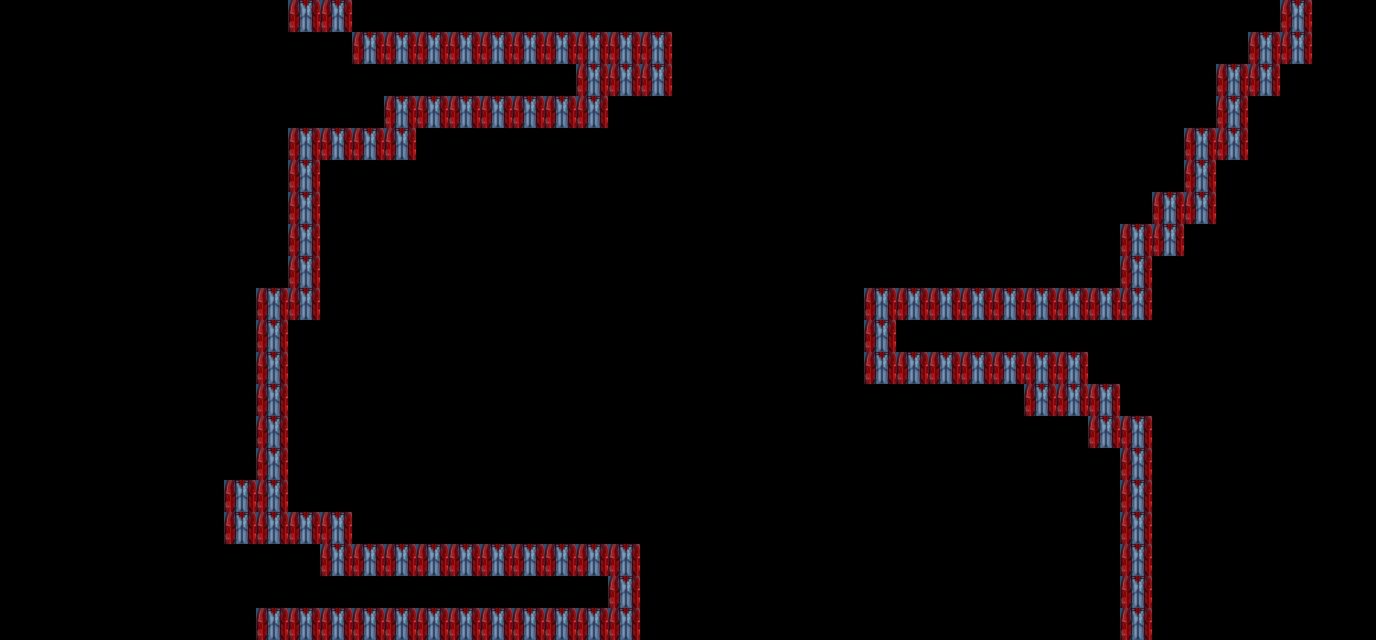

Rendered tile map (Tiled .tmx) drawn with the repository's tilesets; below, a short description and the full map source, tile grids included:
An orthogonal 43x20 tile map with 32x32 px tiles, 2 tile layers (Copy of Tile Layer 1, Copy of Copy of Tile Layer 1), 2 tilesets.

<map version="1.10" tiledversion="1.10.2" orientation="orthogonal" renderorder="right-down" width="43" height="20" tilewidth="32" tileheight="32" infinite="0" nextlayerid="4" nextobjectid="1">
 <tileset firstgid="1" source="test.tsx" />
 <tileset firstgid="23376" name="spaceship - Copy" tilewidth="32" tileheight="32" tilecount="35" columns="5">
  <image source="spaceship - Copy.png" width="164" height="241" />
 </tileset>
 <layer id="2" name="Copy of Tile Layer 1" width="43" height="20">
  <data encoding="csv">
0,0,0,0,0,0,0,0,0,23388,23388,0,0,0,0,0,0,0,0,0,0,0,0,0,0,0,0,0,0,0,0,0,0,0,0,0,0,0,0,0,23388,0,0,
0,0,0,0,0,0,0,0,0,0,0,23388,23388,23388,23388,23388,23388,23388,23388,23388,23388,0,0,0,0,0,0,0,0,0,0,0,0,0,0,0,0,0,0,23388,23388,0,0,
0,0,0,0,0,0,0,0,0,0,0,0,0,0,0,0,0,0,23388,23388,23388,0,0,0,0,0,0,0,0,0,0,0,0,0,0,0,0,0,23388,23388,0,0,0,
0,0,0,0,0,0,0,0,0,0,0,0,23388,23388,23388,23388,23388,23388,23388,0,0,0,0,0,0,0,0,0,0,0,0,0,0,0,0,0,0,0,23388,0,0,0,0,
0,0,0,0,0,0,0,0,0,23388,23388,23388,23388,0,0,0,0,0,0,0,0,0,0,0,0,0,0,0,0,0,0,0,0,0,0,0,0,23388,23388,0,0,0,0,
0,0,0,0,0,0,0,0,0,23388,0,0,0,0,0,0,0,0,0,0,0,0,0,0,0,0,0,0,0,0,0,0,0,0,0,0,0,23388,0,0,0,0,0,
0,0,0,0,0,0,0,0,0,23388,0,0,0,0,0,0,0,0,0,0,0,0,0,0,0,0,0,0,0,0,0,0,0,0,0,0,23388,23388,0,0,0,0,0,
0,0,0,0,0,0,0,0,0,23388,0,0,0,0,0,0,0,0,0,0,0,0,0,0,0,0,0,0,0,0,0,0,0,0,0,23388,23388,0,0,0,0,0,0,
0,0,0,0,0,0,0,0,0,23388,0,0,0,0,0,0,0,0,0,0,0,0,0,0,0,0,0,0,0,0,0,0,0,0,0,23388,0,0,0,0,0,0,0,
0,0,0,0,0,0,0,0,23388,23388,0,0,0,0,0,0,0,0,0,0,0,0,0,0,0,0,0,23388,23388,23388,23388,23388,23388,23388,23388,23388,0,0,0,0,0,0,0,
0,0,0,0,0,0,0,0,23388,0,0,0,0,0,0,0,0,0,0,0,0,0,0,0,0,0,0,23388,0,0,0,0,0,0,0,0,0,0,0,0,0,0,0,
0,0,0,0,0,0,0,0,23388,0,0,0,0,0,0,0,0,0,0,0,0,0,0,0,0,0,0,23388,23388,23388,23388,23388,23388,23388,0,0,0,0,0,0,0,0,0,
0,0,0,0,0,0,0,0,23388,0,0,0,0,0,0,0,0,0,0,0,0,0,0,0,0,0,0,0,0,0,0,0,23388,23388,23388,0,0,0,0,0,0,0,0,
0,0,0,0,0,0,0,0,23388,0,0,0,0,0,0,0,0,0,0,0,0,0,0,0,0,0,0,0,0,0,0,0,0,0,23388,23388,0,0,0,0,0,0,0,
0,0,0,0,0,0,0,0,23388,0,0,0,0,0,0,0,0,0,0,0,0,0,0,0,0,0,0,0,0,0,0,0,0,0,0,23388,0,0,0,0,0,0,0,
0,0,0,0,0,0,0,23388,23388,0,0,0,0,0,0,0,0,0,0,0,0,0,0,0,0,0,0,0,0,0,0,0,0,0,0,23388,0,0,0,0,0,0,0,
0,0,0,0,0,0,0,23388,23388,23388,23388,0,0,0,0,0,0,0,0,0,0,0,0,0,0,0,0,0,0,0,0,0,0,0,0,23388,0,0,0,0,0,0,0,
0,0,0,0,0,0,0,0,0,0,23388,23388,23388,23388,23388,23388,23388,23388,23388,23388,0,0,0,0,0,0,0,0,0,0,0,0,0,0,0,23388,0,0,0,0,0,0,0,
0,0,0,0,0,0,0,0,0,0,0,0,0,0,0,0,0,0,0,23388,0,0,0,0,0,0,0,0,0,0,0,0,0,0,0,23388,0,0,0,0,0,0,0,
0,0,0,0,0,0,0,0,23388,23388,23388,23388,23388,23388,23388,23388,23388,23388,23388,23388,0,0,0,0,0,0,0,0,0,0,0,0,0,0,0,23388,0,0,0,0,0,0,0
</data>
 </layer>
 <layer id="3" name="Copy of Copy of Tile Layer 1" width="43" height="20">
  <data encoding="csv">
0,0,0,0,0,0,0,0,0,23388,23388,0,0,0,0,0,0,0,0,0,0,0,0,0,0,0,0,0,0,0,0,0,0,0,0,0,0,0,0,0,23388,0,0,
0,0,0,0,0,0,0,0,0,0,0,23388,23388,23388,23388,23388,23388,23388,23388,23388,23388,0,0,0,0,0,0,0,0,0,0,0,0,0,0,0,0,0,0,23388,23388,0,0,
0,0,0,0,0,0,0,0,0,0,0,0,0,0,0,0,0,0,23388,23388,23388,0,0,0,0,0,0,0,0,0,0,0,0,0,0,0,0,0,23388,23388,0,0,0,
0,0,0,0,0,0,0,0,0,0,0,0,23388,23388,23388,23388,23388,23388,23388,0,0,0,0,0,0,0,0,0,0,0,0,0,0,0,0,0,0,0,23388,0,0,0,0,
0,0,0,0,0,0,0,0,0,23388,23388,23388,23388,0,0,0,0,0,0,0,0,0,0,0,0,0,0,0,0,0,0,0,0,0,0,0,0,23388,23388,0,0,0,0,
0,0,0,0,0,0,0,0,0,23388,0,0,0,0,0,0,0,0,0,0,0,0,0,0,0,0,0,0,0,0,0,0,0,0,0,0,0,23388,0,0,0,0,0,
0,0,0,0,0,0,0,0,0,23388,0,0,0,0,0,0,0,0,0,0,0,0,0,0,0,0,0,0,0,0,0,0,0,0,0,0,23388,23388,0,0,0,0,0,
0,0,0,0,0,0,0,0,0,23388,0,0,0,0,0,0,0,0,0,0,0,0,0,0,0,0,0,0,0,0,0,0,0,0,0,23388,23388,0,0,0,0,0,0,
0,0,0,0,0,0,0,0,0,23388,0,0,0,0,0,0,0,0,0,0,0,0,0,0,0,0,0,0,0,0,0,0,0,0,0,23388,0,0,0,0,0,0,0,
0,0,0,0,0,0,0,0,23388,23388,0,0,0,0,0,0,0,0,0,0,0,0,0,0,0,0,0,23388,23388,23388,23388,23388,23388,23388,23388,23388,0,0,0,0,0,0,0,
0,0,0,0,0,0,0,0,23388,0,0,0,0,0,0,0,0,0,0,0,0,0,0,0,0,0,0,23388,0,0,0,0,0,0,0,0,0,0,0,0,0,0,0,
0,0,0,0,0,0,0,0,23388,0,0,0,0,0,0,0,0,0,0,0,0,0,0,0,0,0,0,23388,23388,23388,23388,23388,23388,23388,0,0,0,0,0,0,0,0,0,
0,0,0,0,0,0,0,0,23388,0,0,0,0,0,0,0,0,0,0,0,0,0,0,0,0,0,0,0,0,0,0,0,23388,23388,23388,0,0,0,0,0,0,0,0,
0,0,0,0,0,0,0,0,23388,0,0,0,0,0,0,0,0,0,0,0,0,0,0,0,0,0,0,0,0,0,0,0,0,0,23388,23388,0,0,0,0,0,0,0,
0,0,0,0,0,0,0,0,23388,0,0,0,0,0,0,0,0,0,0,0,0,0,0,0,0,0,0,0,0,0,0,0,0,0,0,23388,0,0,0,0,0,0,0,
0,0,0,0,0,0,0,23388,23388,0,0,0,0,0,0,0,0,0,0,0,0,0,0,0,0,0,0,0,0,0,0,0,0,0,0,23388,0,0,0,0,0,0,0,
0,0,0,0,0,0,0,23388,23388,23388,23388,0,0,0,0,0,0,0,0,0,0,0,0,0,0,0,0,0,0,0,0,0,0,0,0,23388,0,0,0,0,0,0,0,
0,0,0,0,0,0,0,0,0,0,23388,23388,23388,23388,23388,23388,23388,23388,23388,23388,0,0,0,0,0,0,0,0,0,0,0,0,0,0,0,23388,0,0,0,0,0,0,0,
0,0,0,0,0,0,0,0,0,0,0,0,0,0,0,0,0,0,0,23388,0,0,0,0,0,0,0,0,0,0,0,0,0,0,0,23388,0,0,0,0,0,0,0,
0,0,0,0,0,0,0,0,23388,23388,23388,23388,23388,23388,23388,23388,23388,23388,23388,23388,0,0,0,0,0,0,0,0,0,0,0,0,0,0,0,23388,0,0,0,0,0,0,0
</data>
 </layer>
</map>
